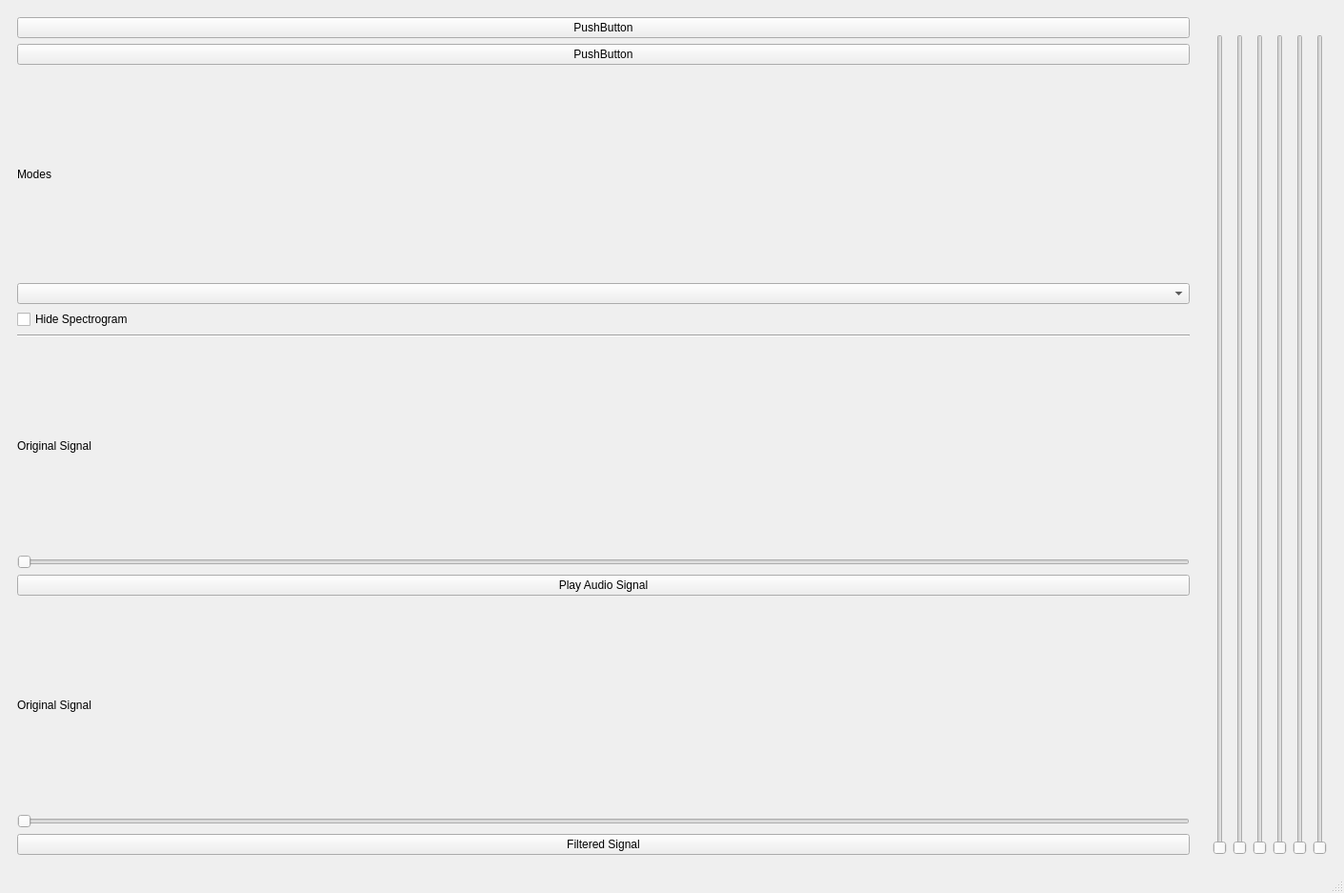
<?xml version="1.0" encoding="UTF-8"?>
<ui version="4.0">
 <class>MainWindow</class>
 <widget class="QMainWindow" name="MainWindow">
  <property name="geometry">
   <rect>
    <x>0</x>
    <y>0</y>
    <width>1411</width>
    <height>937</height>
   </rect>
  </property>
  <property name="windowTitle">
   <string>MainWindow</string>
  </property>
  <widget class="QWidget" name="centralwidget">
   <layout class="QGridLayout" name="gridLayout_3">
    <item row="0" column="0">
     <layout class="QHBoxLayout" name="horizontalLayout">
      <item>
       <widget class="QWidget" name="widget" native="true">
        <layout class="QGridLayout" name="gridLayout">
         <item row="0" column="0">
          <widget class="QPushButton" name="pushButton">
           <property name="text">
            <string>PushButton</string>
           </property>
          </widget>
         </item>
         <item row="1" column="0">
          <widget class="QPushButton" name="pushButton_2">
           <property name="text">
            <string>PushButton</string>
           </property>
          </widget>
         </item>
         <item row="2" column="0">
          <widget class="QLabel" name="label">
           <property name="text">
            <string>Modes</string>
           </property>
          </widget>
         </item>
         <item row="3" column="0">
          <widget class="QComboBox" name="comboBox"/>
         </item>
         <item row="4" column="0">
          <widget class="QCheckBox" name="checkBox">
           <property name="text">
            <string>Hide Spectrogram</string>
           </property>
          </widget>
         </item>
         <item row="5" column="0">
          <widget class="Line" name="line">
           <property name="orientation">
            <enum>Qt::Horizontal</enum>
           </property>
          </widget>
         </item>
         <item row="6" column="0">
          <widget class="QLabel" name="label_2">
           <property name="text">
            <string>Original Signal</string>
           </property>
          </widget>
         </item>
         <item row="7" column="0">
          <widget class="QSlider" name="horizontalSlider">
           <property name="orientation">
            <enum>Qt::Horizontal</enum>
           </property>
          </widget>
         </item>
         <item row="8" column="0">
          <widget class="QPushButton" name="pushButton_3">
           <property name="text">
            <string>Play Audio Signal</string>
           </property>
          </widget>
         </item>
         <item row="9" column="0">
          <widget class="QLabel" name="label_3">
           <property name="text">
            <string>Original Signal</string>
           </property>
          </widget>
         </item>
         <item row="10" column="0">
          <widget class="QSlider" name="horizontalSlider_2">
           <property name="orientation">
            <enum>Qt::Horizontal</enum>
           </property>
          </widget>
         </item>
         <item row="11" column="0">
          <widget class="QPushButton" name="pushButton_4">
           <property name="text">
            <string>Filtered Signal</string>
           </property>
          </widget>
         </item>
        </layout>
       </widget>
      </item>
      <item>
       <widget class="QWidget" name="widget_2" native="true">
        <layout class="QGridLayout" name="gridLayout_2">
         <item row="0" column="0" colspan="3">
          <widget class="QWidget" name="widget_3" native="true"/>
         </item>
         <item row="0" column="3" colspan="3">
          <widget class="QWidget" name="widget_4" native="true"/>
         </item>
         <item row="1" column="0" colspan="3">
          <widget class="QWidget" name="widget_5" native="true"/>
         </item>
         <item row="1" column="3" colspan="3">
          <widget class="QWidget" name="widget_6" native="true"/>
         </item>
         <item row="2" column="0" colspan="6">
          <widget class="QWidget" name="widget_7" native="true">
           <widget class="QPushButton" name="pushButton_5">
            <property name="geometry">
             <rect>
              <x>50</x>
              <y>10</y>
              <width>101</width>
              <height>41</height>
             </rect>
            </property>
            <property name="text">
             <string>PushButton</string>
            </property>
           </widget>
           <widget class="QPushButton" name="pushButton_6">
            <property name="geometry">
             <rect>
              <x>180</x>
              <y>10</y>
              <width>101</width>
              <height>41</height>
             </rect>
            </property>
            <property name="text">
             <string>PushButton</string>
            </property>
           </widget>
           <widget class="QPushButton" name="pushButton_7">
            <property name="geometry">
             <rect>
              <x>310</x>
              <y>10</y>
              <width>101</width>
              <height>41</height>
             </rect>
            </property>
            <property name="text">
             <string>PushButton</string>
            </property>
           </widget>
           <widget class="QPushButton" name="pushButton_8">
            <property name="geometry">
             <rect>
              <x>440</x>
              <y>10</y>
              <width>101</width>
              <height>41</height>
             </rect>
            </property>
            <property name="text">
             <string>PushButton</string>
            </property>
           </widget>
           <widget class="QSlider" name="horizontalSlider_3">
            <property name="geometry">
             <rect>
              <x>690</x>
              <y>20</y>
              <width>351</width>
              <height>22</height>
             </rect>
            </property>
            <property name="orientation">
             <enum>Qt::Horizontal</enum>
            </property>
           </widget>
           <widget class="QLabel" name="label_4">
            <property name="geometry">
             <rect>
              <x>580</x>
              <y>20</y>
              <width>71</width>
              <height>21</height>
             </rect>
            </property>
            <property name="text">
             <string>Sspeed</string>
            </property>
           </widget>
          </widget>
         </item>
         <item row="3" column="0">
          <widget class="QSlider" name="verticalSlider">
           <property name="orientation">
            <enum>Qt::Vertical</enum>
           </property>
          </widget>
         </item>
         <item row="3" column="1">
          <widget class="QSlider" name="verticalSlider_2">
           <property name="orientation">
            <enum>Qt::Vertical</enum>
           </property>
          </widget>
         </item>
         <item row="3" column="2">
          <widget class="QSlider" name="verticalSlider_3">
           <property name="orientation">
            <enum>Qt::Vertical</enum>
           </property>
          </widget>
         </item>
         <item row="3" column="3">
          <widget class="QSlider" name="verticalSlider_4">
           <property name="orientation">
            <enum>Qt::Vertical</enum>
           </property>
          </widget>
         </item>
         <item row="3" column="4">
          <widget class="QSlider" name="verticalSlider_5">
           <property name="orientation">
            <enum>Qt::Vertical</enum>
           </property>
          </widget>
         </item>
         <item row="3" column="5">
          <widget class="QSlider" name="verticalSlider_6">
           <property name="orientation">
            <enum>Qt::Vertical</enum>
           </property>
          </widget>
         </item>
        </layout>
       </widget>
      </item>
     </layout>
    </item>
   </layout>
  </widget>
  <widget class="QMenuBar" name="menubar">
   <property name="geometry">
    <rect>
     <x>0</x>
     <y>0</y>
     <width>1411</width>
     <height>21</height>
    </rect>
   </property>
  </widget>
  <widget class="QStatusBar" name="statusbar"/>
 </widget>
 <resources/>
 <connections/>
</ui>
